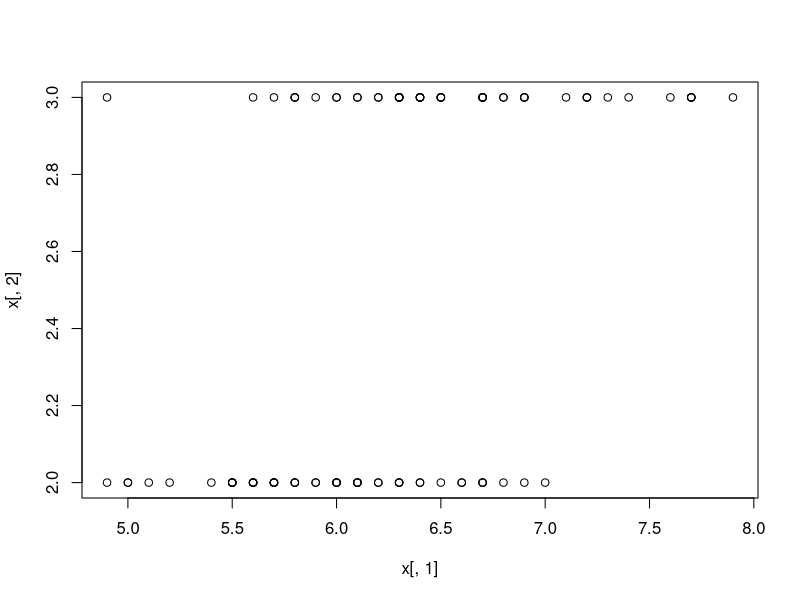

Source code (R): (Note: this script raises an error after producing the figure.)
## ---- chunk 1
x <- iris[which(iris[,5] != "setosa"), c(1,5)]
summary(x)
## ---- chunk 2
plot(x[,1],x[,2]) #plot of Species vs. sepal lengths
## ---- chunk 3
library(doParallel)
## ---- chunk 4
stime <- system.time({
    r <- foreach(1:10000, .combine=cbind) %do% {
        train <- sample(100,100, replace=TRUE)
        result1 <- glm(x[train,2]~x[train,1], family=binomial(logit))
        coefficients(result1)
    }
})[3]
stime
## ---- chunk 5
cl <- makeCluster(2)
registerDoParallel(cl)
ptime <- system.time({
    r <- foreach(1:10000, .combine=cbind) %dopar% {
        train <- sample(100,100, replace=TRUE)
        result1 <- glm(x[train,2]~x[train,1], family=binomial(logit))
        coefficients(result1)
    }
})[3]
ptime
stopCluster(cl)
## ---- chunk 6
library(tidyverse)

timing <- read.csv('timings.csv', header=TRUE, sep=",")

ggplot(data = timing, mapping = aes(x = Nr.cores, y = Time)) +
  geom_point() + geom_line() + labs(x="Nr. cores", y="Time (sec)")
## ---- chunk 7
stime <- system.time(
        foreach(i=1:1e4) %do% sqrt(i) )
stime 

cl <- makeCluster(2)
registerDoParallel(cl)
ptime <- system.time( 
        foreach(i=1:1e4) %dopar% sqrt(i) )
ptime 
stopCluster(cl)
